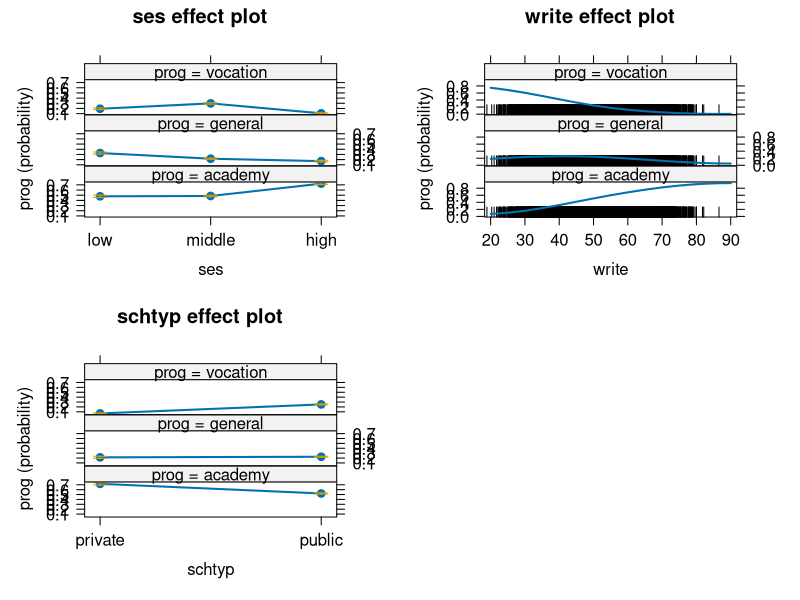

Source code (R):
# Enrollment data for a university detailing the program type of students 
# and some information about them.
# Dependent variable program type. General Academy Vocational
# Predictors: ses (socioeconomic status), write (writing score),
# schtyp (school type they attended)

# loading required libraries
library(dplyr)
library(nnet)
set.seed(7) # set seed for reproducibility
# Generate a random sample of socioeconomic statuses (ses)
ses <- sample( 
  c("low", "middle", "high"),  # Categories to sample from
  size = 10000L,               # Sample size of 10,000
  replace = TRUE,              # Allow repetition in sampling
  prob = c(0.235, 0.475, 0.29) # Probability weights for each category
)


# Convert the 'ses' vector to a factor with specified levels
ses <- factor(ses, levels = c("low", "middle", "high"))

# Define parameters for skew-normal distribution for write with "high" SES
high_params <- sn::cp2dp(c(56, 9.44, -0.5), "SN")

# Define mean and standard deviation for normal distribution for write with "low" SES
low_params <- list("mean" = 50.6, "sd" = 9.49)

# Define parameters for skew-normal distribution for write with "middle" SES
middle_params <- sn::cp2dp(c(51.9, 9.11, -0.25), "SN")


# Create a numeric vector of length 10,000 to store data
write <- vector("numeric", 10000L)

# Fill the vector with normally distributed data for "low" SES
write[ses == "low"] <- rnorm(sum(ses == "low"), low_params$mean, low_params$sd)

# Fill the vector with skew-normal distributed data for "middle" SES
write[ses == "middle"] <- sn::rsn(sum(ses == "middle"), dp = middle_params)

# Fill the vector with skew-normal distributed data for "high" SES
write[ses == "high"] <- sn::rsn(sum(ses == "high"), dp = high_params)

# Create a character vector of length 10,000 to store school types
schtyp <- vector("character", 10000L)

# Assign school types to subjects with "low" SES with specified probabilities
schtyp[ses == "low"] <- sample(c("private", "public"), sum(ses == "low"), replace = TRUE, prob = c(0.04, 0.96))

# Assign school types to subjects with "middle" SES with specified probabilities
schtyp[ses == "middle"] <- sample(c("private", "public"), sum(ses == "middle"), replace = TRUE, prob = c(0.2, 0.8))

# Assign school types to subjects with "high" SES with specified probabilities
schtyp[ses == "high"] <- sample(c("private", "public"), sum(ses == "high"), replace = TRUE, prob = c(0.2, 0.8))

# Calculate the linear predictor for general education
lp_general <- 2.39 + -0.43 * (ses == "middle") + -1.10 * (ses == "high") + -0.06 * write + 0.48 * (schtyp == "public")

# Calculate the linear predictor for vocational education
lp_vocation <- 3.23 + 0.51 * (ses == "middle") + -0.83 * (ses == "high") + -0.11 * write + 1.84 * (schtyp == "public")

# Calculate the denominator for the multinomial logistic model probabilities
denominator <- (1 + exp(lp_general) + exp(lp_vocation))

# Calculate the probability of the first outcome
p1 <- 1 / denominator

# Calculate the probability of the second outcome (general education)
p2 <- exp(lp_general) / denominator

# Calculate the probability of the third outcome (vocational education)
p3 <- exp(lp_vocation) / denominator

# Combine the probabilities into a matrix
P <- cbind(p1, p2, p3)

# Display the first few rows of the probability matrix
head(P)

# Check that the sum of probabilities for each row is 1
all(round(apply(P, 1, sum)) == 1)

# Simulate enrollment outcomes based on the probabilities
y <- apply(P, MARGIN = 1, function(x) sample(x = c("academy", "general", "vocation"), size = 1, prob = x))

# Convert the outcome variable to a factor with specified levels
y <- factor(y, levels = c("academy", "general", "vocation"))

# Display the frequency table of the outcome variable
table(y)

# Create a data frame with the simulated data
enrollment <- data.frame(prog = y, write, ses, schtyp)

# Display the structure of the data frame
str(enrollment)

# Fit a multinomial logistic regression model
m <- multinom(prog ~ ses + write + schtyp, data = enrollment, trace = FALSE)

# Display the summary of the model
summary(m)

# Perform an ANOVA on the model
car::Anova(m)

# Odds ratio
exp(coef(m))
# Plot how the variables affect the probability of being in a category
library(effects)
plot(allEffects(m))

newdata <- data.frame(ses = "low", write = 30, schtyp = "public") # Expect vocation
predict(m, newdata = newdata, "probs")
predict(m, newdata)
